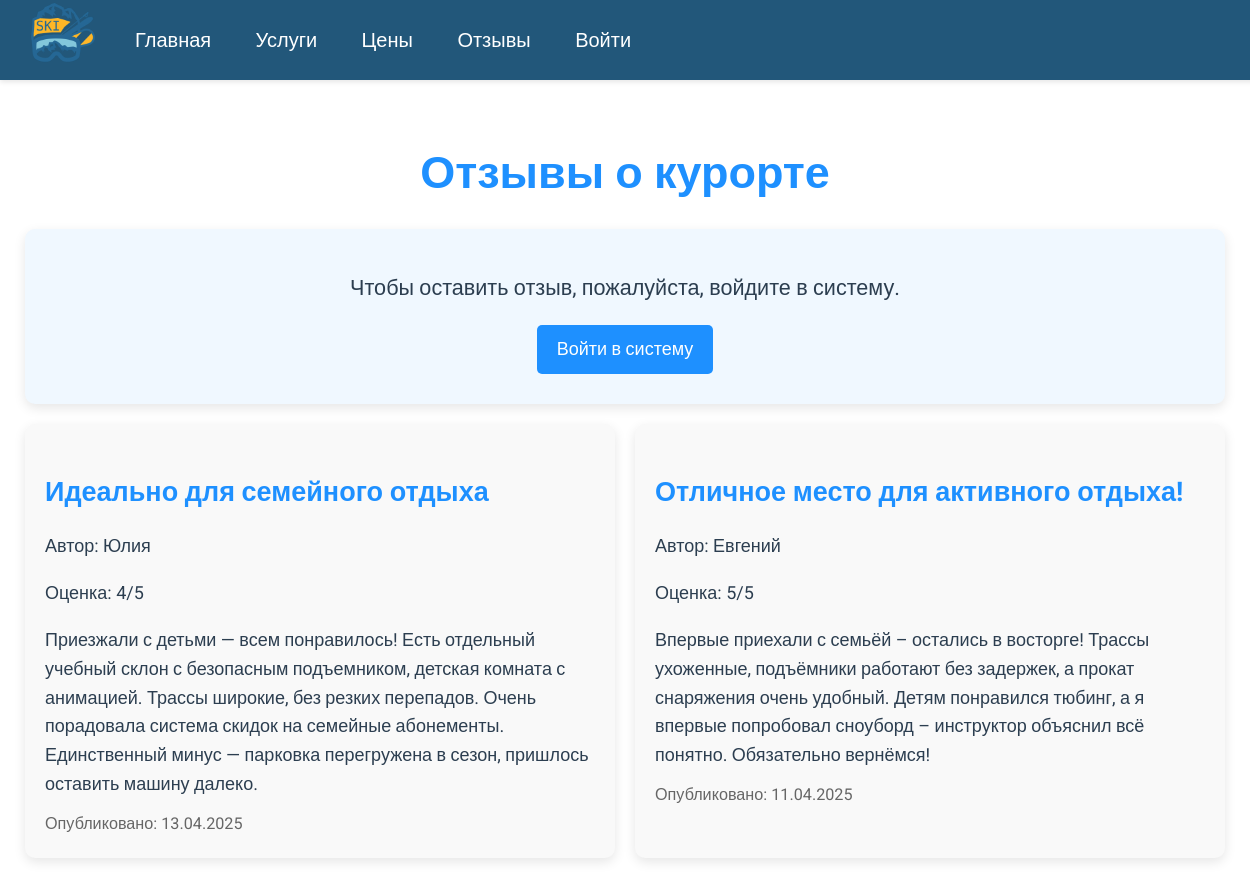
The app's page /reviews/ with its own data.
### core/models.py (models this page shows, shortened)
class Review(models.Model):
    title = models.CharField(max_length=100, verbose_name="Заголовок")
    content = models.TextField(verbose_name="Содержание")
    rating = models.IntegerField(choices=[(i, i) for i in range(1, 6)], verbose_name="Рейтинг")
    created_at = models.DateTimeField(auto_now_add=True, verbose_name="Дата создания")
    approved = models.BooleanField(default=False, verbose_name="Одобрен")
    user = models.ForeignKey(CustomUser, on_delete=models.CASCADE, null=True, blank=True, verbose_name="Пользователь")
    class Meta:
        verbose_name = "Отзыв"
        verbose_name_plural = "Отзывы"

class CustomUser(AbstractUser):
    username = None
    phone_number = models.CharField(max_length=15, unique=True, verbose_name="Номер телефона")
    first_name = models.CharField(max_length=30, blank=True, verbose_name="Имя")
    last_name = models.CharField(max_length=30, blank=True, verbose_name="Фамилия")
    role = models.ForeignKey(
        Role,
        on_delete=models.SET_NULL,
        null=True,
        blank=True,
        verbose_name="Роль"
    )
    USERNAME_FIELD = 'phone_number'
    REQUIRED_FIELDS = ['first_name']
    objects = CustomUserManager()
    class Meta:
        verbose_name = "Пользователь"
        verbose_name_plural = "Пользователи"

### core/views.py (the view)
# urls.py: path('reviews/', views.review_list, name='review_list'),
def review_list(request):
    reviews = Review.objects.filter(approved=True).order_by('-created_at')
    return render(request, 'review_list.html', {'reviews': reviews})

### core/templates/review_list.html (shortened to what this page needs)
{% extends 'base.html' %}
{% block content %}
<div class="container">
    <h2>Отзывы о курорте</h2>
    {% if user.is_authenticated %}
        <a href="{% url 'create_review' %}" class="btn btn-primary">Оставить отзыв</a>
    {% else %}
        <div class="login-prompt">
            <p>Чтобы оставить отзыв, пожалуйста, войдите в систему.</p>
            <a href="{% url 'login' %}" class="btn-login">Войти в систему</a>
        </div>
    {% endif %}
    <div class="reviews-container">
        {% for review in reviews %}
            <div class="review-card">
                <h3>{{ review.title }}</h3>
                <p>Автор: {{ review.user.first_name }} {{ review.user.last_name }}</p>
                <p>Оценка: {{ review.rating }}/5</p>
                <p>{{ review.content }}</p>
                <small>Опубликовано: {{ review.created_at|date:"d.m.Y" }}</small>
            </div>
        {% empty %}
            <p class="empty-message">Пока нет отзывов</p>
        {% endfor %}
    </div>
</div>
{% endblock %}

### core/static/css/style.css (style rules this page uses)
body { font-family: 'Roboto', sans-serif; margin: 0; padding: 0; background-color: #22577a; color: #333; font-size: 18px; }

### core/templates/review_list.html (style rules this page uses)
body { font-family: 'Roboto', sans-serif; margin: 0; padding: 0; background-color: white; color: #343a40; line-height: 1.6; }
.container { width: 100%; max-width: 1200px; margin: 0 auto; padding: 20px; margin-top: 80px; }
h2 { text-align: center; color: #1e90ff; font-size: 2.5em; margin-bottom: 20px; font-weight: 700; }
.btn-login { background-color: #1e90ff; color: white; padding: 10px 20px; border: none; border-radius: 5px; cursor: pointer; display: inline-block; margin: 10px 0; text-decoration: none; text-align: center; max-width: 200px; }
.reviews-container { display: flex; flex-wrap: wrap; gap: 20px; justify-content: flex-start; }
.review-card { flex: 1 1 calc(33.33% - 20px); background-color: #f9f9f9; padding: 20px; border-radius: 10px; box-shadow: 0 4px 12px rgba(0, 0, 0, 0.1); transition: transform 0.3s ease, box-shadow 0.3s ease; }
.review-card h3 { font-size: 1.5em; margin-bottom: 10px; color: #1e90ff; }
.review-card p { font-size: 1em; margin-bottom: 10px; color: #2c3e50; }
.review-card small { font-size: 0.9em; color: #666; }
.login-prompt { background-color: #f0f8ff; padding: 20px; border-radius: 10px; text-align: center; margin-bottom: 20px; box-shadow: 0 4px 12px rgba(0, 0, 0, 0.1); }
.login-prompt p { font-size: 1.2em; color: #2c3e50; margin-bottom: 10px; }

### records on screen
Review: title "Идеально для семейного отдыха", user.first_name "Юлия", rating "4", content "Приезжали с детьми — всем понравилось! Есть отдельный учебный склон с безопасным подъемником, детская комната с анимацией. Трассы широкие, без резких перепадов. Очень порадовала система скидок на семейные абонементы. Единственный минус — парковка перегружена в сезон, пришлось оставить машину далеко.", created_at "13.04.2025"
Review: title "Отличное место для активного отдыха!", user.first_name "Евгений", rating "5", content "Впервые приехали с семьёй – остались в восторге! Трассы ухоженные, подъёмники работают без задержек, а прокат снаряжения очень удобный. Детям понравился тюбинг, а я впервые попробовал сноуборд – инструктор объяснил всё понятно. Обязательно вернёмся!", created_at "11.04.2025"
